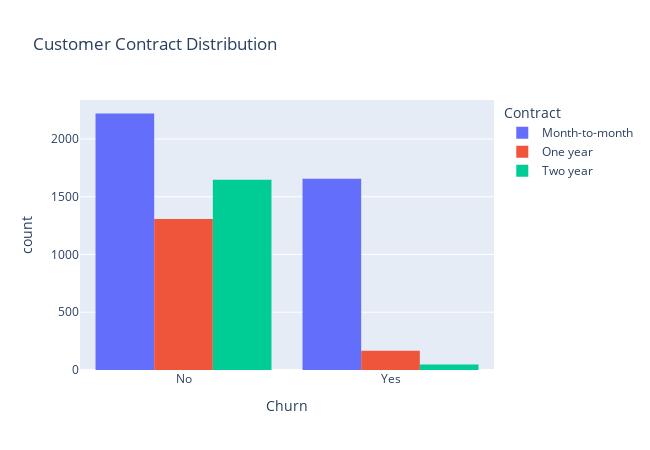

Notebook code cell kept with this figure:
### Markdown cell above
There is negligible difference in customer percentage/ count who chnaged the service provider. Both genders behaved in similar fashion when it comes to migrating to another service provider/firm.

### Code cell
import plotly.express as px

fig = px.histogram(churn, x="Churn", color="Contract", title="Customer Contract Distribution", barmode="group")
fig.update_layout(width=650, height=450, bargap=0.15)
fig.show()

### Figure 1 — Plotly figure (JSON) as saved in the notebook; plotly's stock layout.template omitted (floating-point values rounded to 4 significant figures; data arrays with more than 128 entries replaced by an {"elided": "..."} marker saying what was removed)
{"data": [{"alignmentgroup": "True", "bingroup": "x", "hovertemplate": "Contract=Month-to-month<br>Churn=%{x}<br>count=%{y}<extra></extra>", "legendgroup": "Month-to-month", "marker": {"color": "#636efa", "pattern": {"shape": ""}}, "name": "Month-to-month", "offsetgroup": "Month-to-month", "orientation": "v", "showlegend": true, "type": "histogram", "x": {"elided": "3875 str values"}, "xaxis": "x", "yaxis": "y"}, {"alignmentgroup": "True", "bingroup": "x", "hovertemplate": "Contract=One year<br>Churn=%{x}<br>count=%{y}<extra></extra>", "legendgroup": "One year", "marker": {"color": "#EF553B", "pattern": {"shape": ""}}, "name": "One year", "offsetgroup": "One year", "orientation": "v", "showlegend": true, "type": "histogram", "x": {"elided": "1473 str values"}, "xaxis": "x", "yaxis": "y"}, {"alignmentgroup": "True", "bingroup": "x", "hovertemplate": "Contract=Two year<br>Churn=%{x}<br>count=%{y}<extra></extra>", "legendgroup": "Two year", "marker": {"color": "#00cc96", "pattern": {"shape": ""}}, "name": "Two year", "offsetgroup": "Two year", "orientation": "v", "showlegend": true, "type": "histogram", "x": {"elided": "1695 str values"}, "xaxis": "x", "yaxis": "y"}], "layout": {"bargap": 0.15, "barmode": "group", "height": 450, "legend": {"title": {"text": "Contract"}, "tracegroupgap": 0}, "title": {"text": "Customer Contract Distribution"}, "width": 650, "xaxis": {"anchor": "y", "domain": [0, 1], "title": {"text": "Churn"}}, "yaxis": {"anchor": "x", "domain": [0, 1], "title": {"text": "count"}}}}
